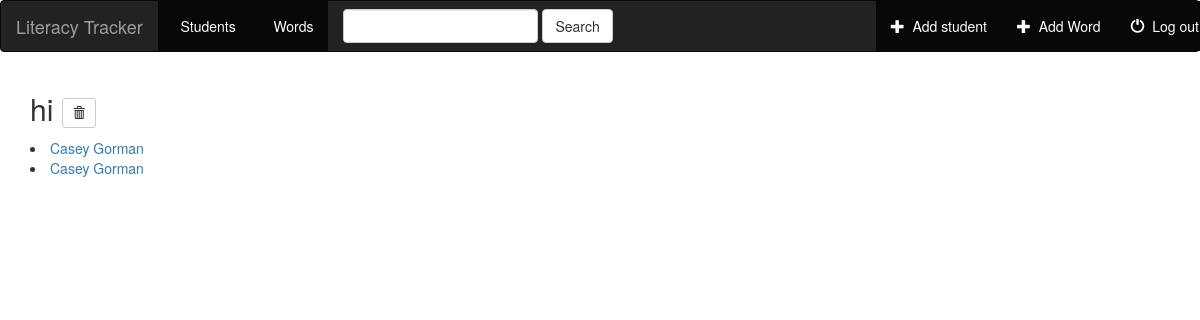
The app's page /students/word/5/ (signed in) with its own data.
### students/models.py (models this page shows, shortened)
class Word(models.Model):
    word = models.CharField(max_length=250, default= "", blank=True)
    user = models.ForeignKey('auth.User', default= "")

class Student(models.Model):
    user = models.ForeignKey('auth.User')
    first_name = models.CharField(max_length=250, default="", blank=True)
    last_name = models.CharField(max_length=250, default="", blank=True)
    grade = models.CharField(max_length=5, default="", blank=True)
    words = models.ManyToManyField(Word, default="", blank=True)

### students/views.py (the view)
# urls.py: url(r'word/(?P<pk>[0-9]+)/$', views.WordDetailView.as_view(), name='word_detail'),
class WordDetailView(generic.DetailView):
    model = Word
    template_name = "students/word_detail.html"

### students/templates/students/word_detail.html (shortened to what this page needs)
{% extends "base.html" %}
{% block body%}
<h2> {{word.word}}
  <form action="{% url 'students:word-delete' word.id %}" method="post" style="display: inline;">
      <button type="submit" onclick="return confirm('Are you sure you want to delete this?')" class="btn btn-default btn-sm">
        <span class="glyphicon glyphicon-trash"></span>
      </button>
    </form>
</h2>
{% for student in word.student_set.all %}
<li><a href="{% url 'students:student_detail' student.id %}">{{student.first_name}} {{student.last_name}}</a></li>
{% endfor %}
{% endblock %}

### records on screen
Word: word "hi"
Student: first_name "Casey", last_name "Gorman"
Student: first_name "Casey", last_name "Gorman"
